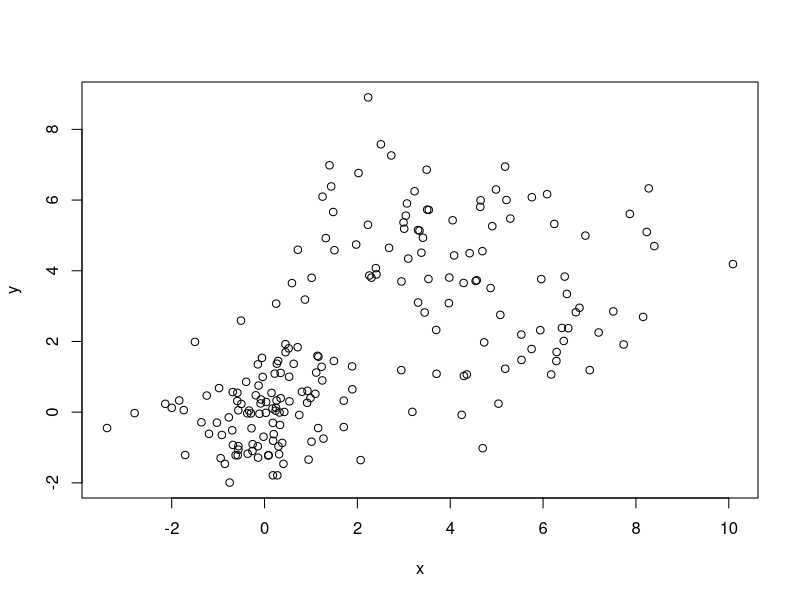
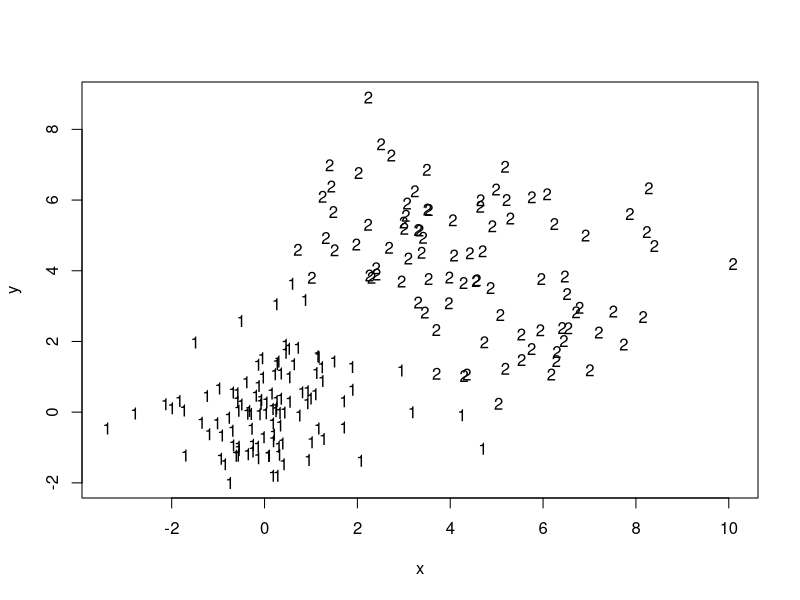
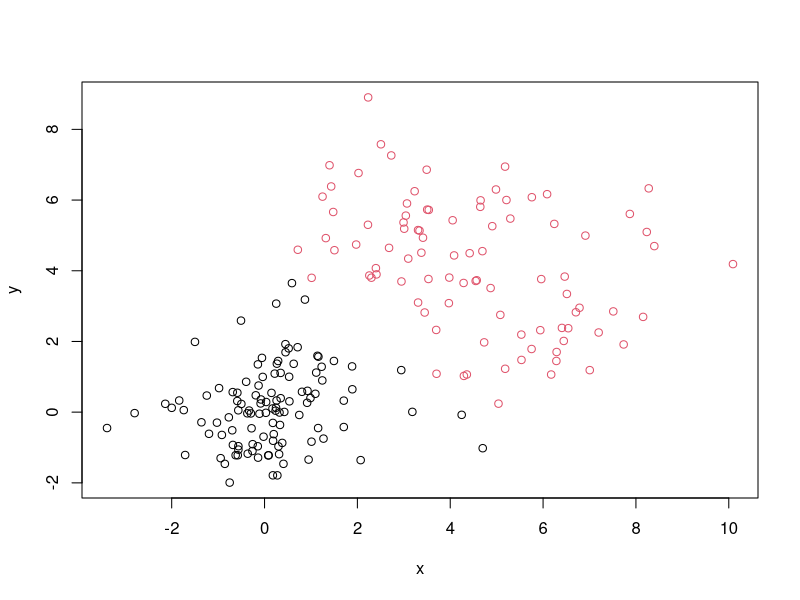
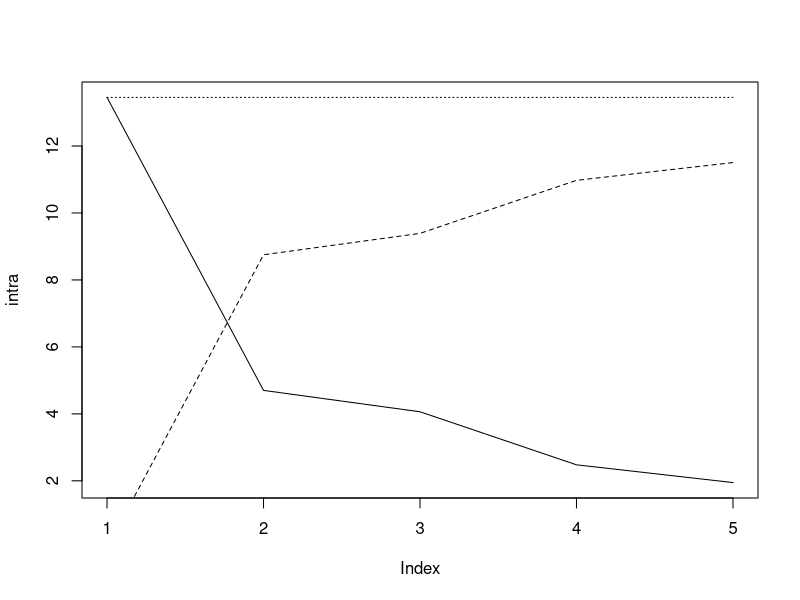
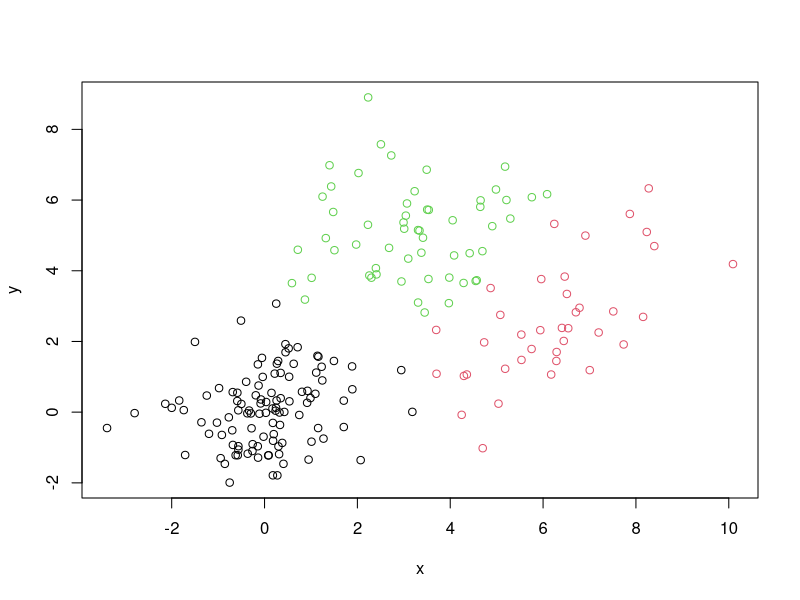
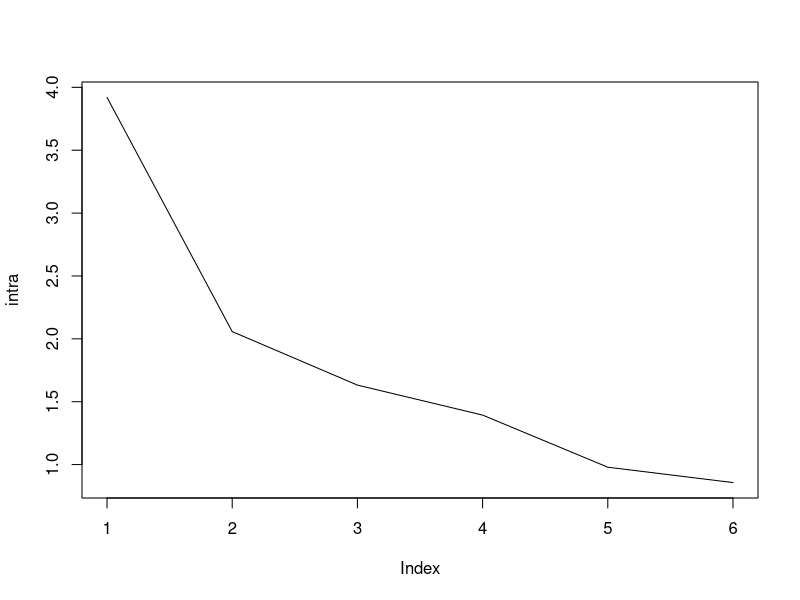
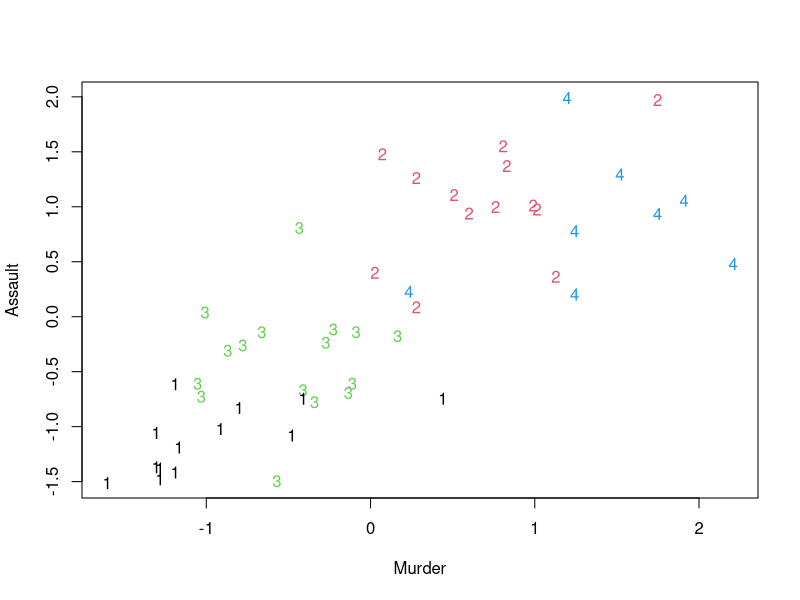
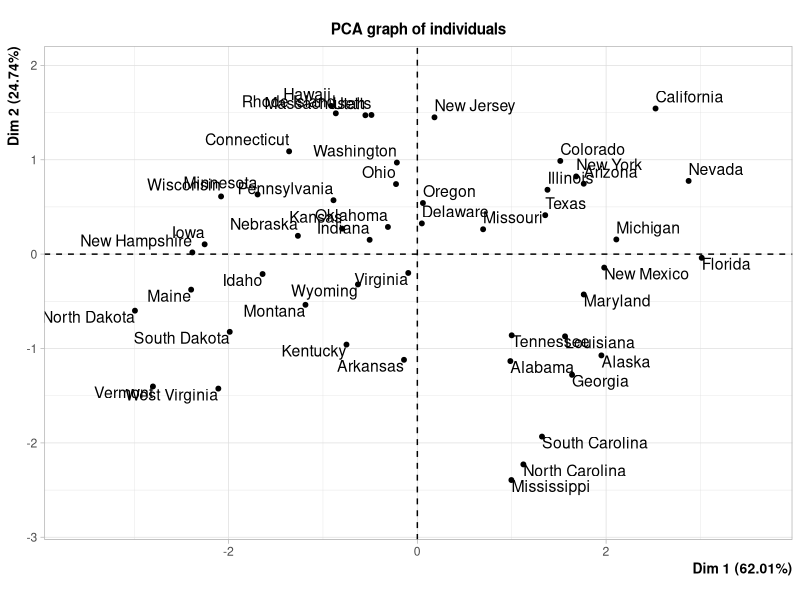

These charts were generated, in order, by the following R code:
### TP KMEANS ###

###EXERCICE 1###

#1#

#First we generate all the data
n <- 200
x1 <- rnorm(n/2)
y1 <- rnorm(n/2)
x2 <- rnorm(n/2, 4, 2)
y2 <- rnorm(n/2, 4, 2)
d <- data.frame(c(x1, x2), c(y1, y2))
names(d) <- c("x", "y")

#On genere toutes ces données a partir d'un loi normale centrée
#réduite et d'une loi normal avec un moyenne egal a 4 et
# d'écart type 2. On utilise la fonction rnorm afin de généré toutes
#les données.
#Finalement on les mets dans un seul dataframes avec pour colonnes x et y
#Ce dataframe va donc contenir 200 points généré aleatoirement

#On va représenté ces données a l'aide de la fonction plot
plot(d)

#on peut discerner deux groupes, l'un au milieu du plot et l'autre en bas a droite

#2#

#On va utiliser la fonction kmeans pour realiser le clustering
km = kmeans(d,2)
km

#We are going to look if the clustering vector are similar to km$cluster
km$cluster

#3#

#On va maintenant regarder a quoi ressemble ces clusters
plot(d, pch = "")
text(d, label = km$cluster)

#La classification a l'air d'avoir du sens car tout les 1 et les 2
#(donc les deux differentes classes) ont l'air d etre bien séparé et
#assez homogènes
plot(d, col = km$cluster)

#4#

#On va regarder quelles est la classe avec la plus petite inertie
km$withinss / km$size

#on obtient une inertie de 8.07 pour la classe 1 et de 2.28 pour la classe 2
#Donc la classe 2 (celle en rouge) est plus homogène que la classe 1

#On va maintenant calculer l'inertie intraclasse
mean((km$withinss / km$size)[1]*(95/n) + (km$withinss / km$size)[2]*(105/n))

#On verifie que cette valeur est égale a celle calculer par kmeans
km$tot.withinss/n

#5#

#On va maintenant regarder a l'inertie interclasse
km$betweenss/n

#6#

#On va creer une boucle afin de voir quel est le plus judicieux choix de clustering
#pour cela on va calculer plusieurs cluster avec un k different
k = 5

#On initialise nos variables qui vont nous etre utile dans notre boucle
intra = vector()
inter = vector()
tot = vector()

#On creer une boucle pour calculer tout les kmeans
for (i in 1:k){
  km1 <- kmeans(d,i)
  intra[i] <- km1$tot.withinss/n
  inter[i] <- km1$betweenss/n
  tot[i] <- inter[i] + intra[i]
}

#On represente graphiquement ce que l'on a calculé
plot(intra, type="l")
points(inter, type = "l", lty = 2)
points(tot, type = "l", lty = 3)

#On voit bien qu'apres 2 la courbe ne reduit plus beaucoup (elle se coude) donc
#le choix de deux clusters semble etre le plus judicieux

#7#

#On va regarder a quoi ressemblerai nos clusters si on avait pris k egal a 3
#On calcule les clusters pour k = 3
km3 <- kmeans(d, 3)

plot(d, col = km3$cluster)

#Avec trois classes on voit bien que l'on a du mal a differencier le cluster
#de couleur verte et celui de couleur noire.

###EXERCICE 2###

#1#

#On va maintenant travailler sur le dataset USArrests qui repertorie
#celon l'etats differentes arrestation
head(USArrests)

#On va d'abord devoir centré réduire les données afin de pouvoir les analysé car
#les échelles ne sont pas les memes pour toutes les varaibles. Par exemple
#si on ne le fait pas, la variables Assault risque d'avoir plus d'importance que la variable
#Murder dans les calcul.
scaleUSArrests <- scale(USArrests)

head(scaleUSArrests)
#On peut donc voir que nos données sont désormais centrée réduites

#2#

#On va creer une boucle afin de voir quel est le plus judicieux choix de clustering
#pour cela on va calculer plusieurs cluster avec un k different
k = 6

#On initialise nos variables qui vont nous etre utile dans notre boucle
intra = vector()
n = nrow(scaleUSArrests)
#On creer une boucle pour calculer tout les kmeans jusqu'a k=6 et on regarde l'inertie inter et intra classe
for (i in 1:k){
  km1 <- kmeans(scaleUSArrests,i)
  intra[i] <- km1$tot.withinss/n
}

#On represente graphiquement ce que l'on a calculé afin de regarder combien de clusters seront le plus judicieux
plot(intra, type="l")

#On remarque que la courbe se coude au niveau de 2 clusters, ce qui signifie que 4 clusters est un nombre ideal
kmUSArrests <- kmeans(scaleUSArrests, 4)

#On va regarder visuellement ces deux clusters
plot(scaleUSArrests, pch = "")
text(scaleUSArrests, label = kmUSArrests$cluster, col = kmUSArrests$cluster)

#On peut voir que le cluster 1 est sans doute les etats sans trop d'arrestation et l'autre cluster le contraire

#3#

#On va regarder comment est calculé chaque centre de gravité
kmUSArrests$centers
#Nos intuitions etaient bonne car le cluster 1 sont les points avec le moins d'arrestation et vice-versa

#On peut s'interesser a l'inertie de chaques classes
kmUSArrests$withinss / kmUSArrests$size
# Les differentes classes on l'air d'etre plutot bien homogenes 

#4#

library(FactoMineR)

#We can run a PCA
pca <- PCA(USArrests)

#Then we plot the clusters that we created
plot(pca$ind$coord[,1:2], pch="")
text(pca$ind$coord[,1:2], label = rownames(USArrests), col = kmUSArrests$cluster)

#we will check if our PCA explain well our dataset
summary(pca)

#The first two dimension explain 86.750 % of the variance of the dataset, that is a good result
#dim1 look at the amount of rape, assault and murder. when there is a lot of arrestation the observation
#will be located in the right part of the plot.
#The second component looks at the urban population. More a state has a big urban population it will be located on
#the top of the plot.
#For example California is a state where there is a lot of arrestations and a big amount of urban population. North Dakota
#is a really safe state because it is located at the left of the plot
